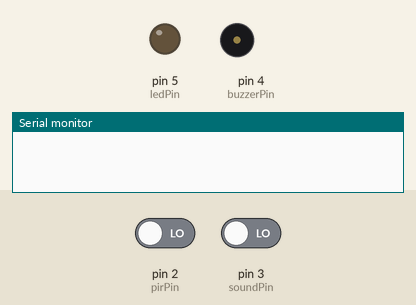
A sketch run on a simulated Arduino Uno, built with avr-gcc and run on an emulated ATmega328P. Parts: output pins drawn as LEDs (lit = HIGH), buzzer (waves = sounding, pin HIGH), the last lines printed to the serial monitor. Inputs (shaded band) come from the test bench; at power-on: pin 2 (pirPin) LOW, pin 3 (soundPin) LOW.

Above: at 1.2 s.
1.3 s: pin 2 (pirPin) driven HIGH
At 1.7 s:
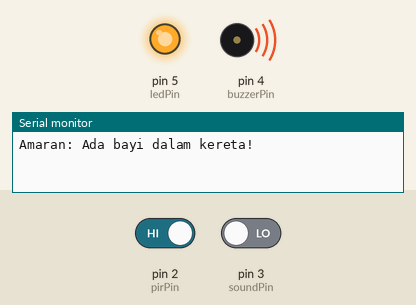
2.9 s: pin 2 (pirPin) driven LOW
At 4.7 s:
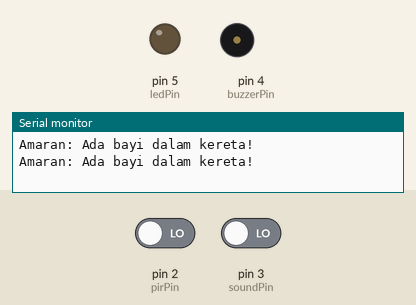
5.3 s: pin 3 (soundPin) driven HIGH
At 5.9 s:
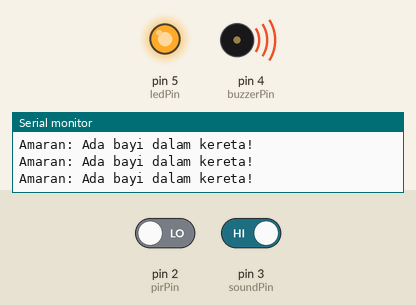
Timing chart, 0 to 8.3 s (numbered marks = the images above; inputs shaded):
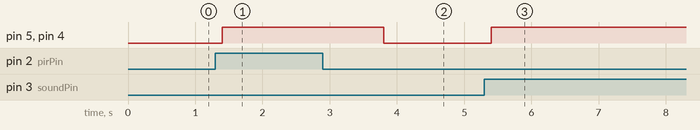

Measured:
- after the input at 1.3 s, pin 5 (ledPin), pin 4 (buzzerPin): LOW → HIGH after 0.10 s
- after the input at 2.9 s, pin 5 (ledPin), pin 4 (buzzerPin): HIGH → LOW after 0.90 s
- after the input at 5.3 s, pin 5 (ledPin), pin 4 (buzzerPin): LOW → HIGH after 0.10 s

The sketch:

CODE_Harith_syah.ino
```cpp
// Pin sambungan
const int pirPin = 2;
const int soundPin = 3;
const int buzzerPin = 4;
const int ledPin = 5;

void setup() {
  pinMode(pirPin, INPUT);
  pinMode(soundPin, INPUT);
  pinMode(buzzerPin, OUTPUT);
  pinMode(ledPin, OUTPUT);
  Serial.begin(9600);
}

void loop() {
  int motionDetected = digitalRead(pirPin);
  int soundDetected = digitalRead(soundPin);

  if (motionDetected == HIGH || soundDetected == HIGH) {
    // Jika ada pergerakan atau bunyi
    digitalWrite(buzzerPin, HIGH);
    digitalWrite(ledPin, HIGH);
    Serial.println("Amaran: Ada bayi dalam kereta!");
    delay(1000); // bunyi 1 saat
  } else {
    digitalWrite(buzzerPin, LOW);
    digitalWrite(ledPin, LOW);
  }

  delay(200); // delay supaya tak terlalu cepat ulang
}
```
